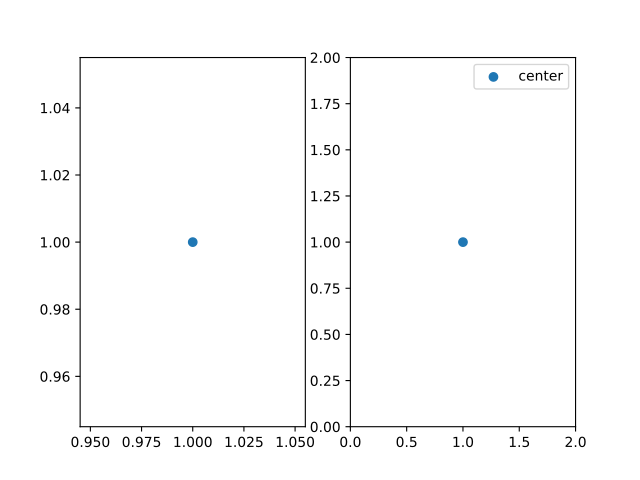

Write the Python code that produced this figure.
from teilab.utils import subplots_create
from teilab.plot.matplotlib import update_layout
fig, axes = subplots_create(ncols=2, style="matplotlib", figsize=(8,4))
for ax in axes: ax.scatter(1,1,label="center")
_ = update_layout(ax=axes[1], xlim=(0,2), ylim=(0,2), legend=True)
fig.show()
